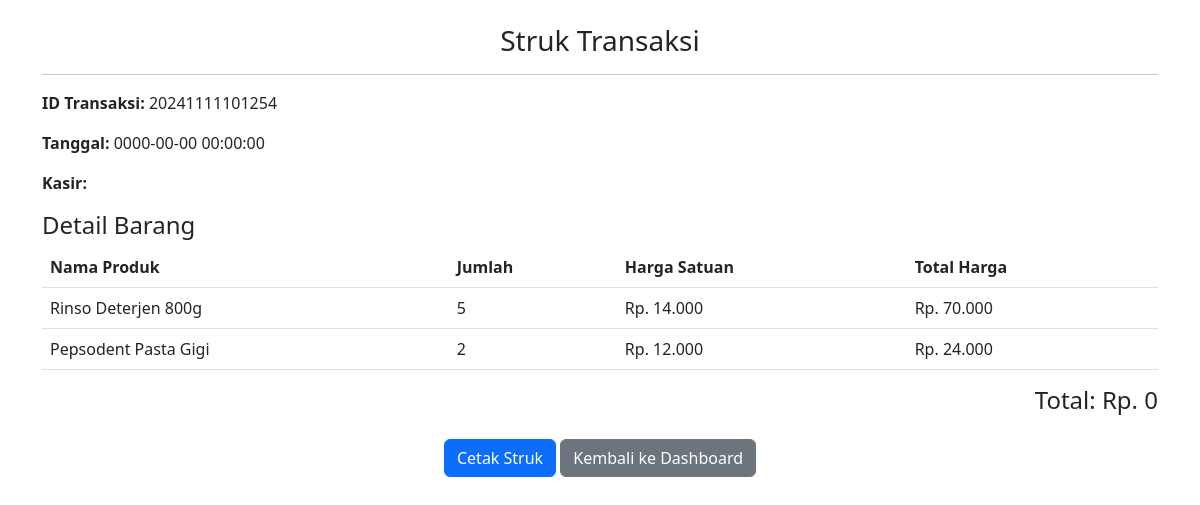
/struk.php?id_transaksi=20241111101254, run on the app's committed database.
### tables this page shows
CREATE TABLE `transaksi` (
  `id_transaksi` varchar(15) NOT NULL,
  `id_user` int(11) NOT NULL,
  `tanggal_transaksi` datetime NOT NULL,
  `total` decimal(10,2) NOT NULL
);

CREATE TABLE `detail_transaksi` (
  `id_detail` int(11) NOT NULL,
  `id_transaksi` varchar(15) NOT NULL,
  `nama_produk` varchar(100) NOT NULL,
  `jumlah` int(11) NOT NULL,
  `harga_satuan` decimal(10,2) NOT NULL,
  `total_harga` decimal(10,2) NOT NULL
);

### struk.php (the view, shortened to what this page needs)
<?php
include 'koneksi.php';
$nama_user = $_SESSION['nama_user'];
$id_transaksi = $_GET['id_transaksi'];
$sql_transaksi = "SELECT * FROM transaksi WHERE id_transaksi = '$id_transaksi'";
$result_transaksi = $conn->query($sql_transaksi);
$transaksi = $result_transaksi->fetch_assoc();
$sql_detail = "SELECT * FROM detail_transaksi WHERE id_transaksi = '$id_transaksi'";
$result_detail = $conn->query($sql_detail);
?>
<!DOCTYPE html>
<html lang="en">
<head>
    <link rel="stylesheet" href="https://cdnjs.cloudflare.com/ajax/libs/bootstrap/5.3.0/css/bootstrap.min.css">
</head>
<body>
<div class="container my-4">
    <h3 class="text-center">Struk Transaksi</h3>
    <hr>
    <p><strong>ID Transaksi:</strong> <?php echo $transaksi['id_transaksi']; ?></p>
    <p><strong>Tanggal:</strong> <?php echo $transaksi['tanggal_transaksi']; ?></p>
    <p><strong>Kasir:</strong> <?php echo $nama_user; ?></p>
    <h4>Detail Barang</h4>
    <table class="table">
        <thead>
            <tr>
                <th>Nama Produk</th>
                <th>Jumlah</th>
                <th>Harga Satuan</th>
                <th>Total Harga</th>
            </tr>
        </thead>
        <tbody>
            <?php
            while ($item = $result_detail->fetch_assoc()) {
                echo "<tr>
                        <td>{$item['nama_produk']}</td>
                        <td>{$item['jumlah']}</td>
                        <td>Rp. " . number_format($item['harga_satuan'], 0, ',', '.') . "</td>
                        <td>Rp. " . number_format($item['total_harga'], 0, ',', '.') . "</td>
                      </tr>";
            }
            ?>
        </tbody>
    </table>
    <h4 class="text-end">Total: Rp. <?php echo number_format($transaksi['total'], 0, ',', '.'); ?></h4>
</div>
<div class="text-center">
        <button onclick="window.print()" class="btn btn-primary">Cetak Struk</button>
        <a href="index.php" class="btn btn-secondary">Kembali ke Dashboard</a>
    </div>
</body>
</html>

### data on the page
transaksi: id_transaksi "20241111101254", tanggal_transaksi "0000-00-00 00:00:00", total "0"
detail_transaksi: nama_produk "Rinso Deterjen 800g", jumlah "5", harga_satuan "14.000", total_harga "70.000"
detail_transaksi: nama_produk "Pepsodent Pasta Gigi", jumlah "2", harga_satuan "12.000", total_harga "24.000"
